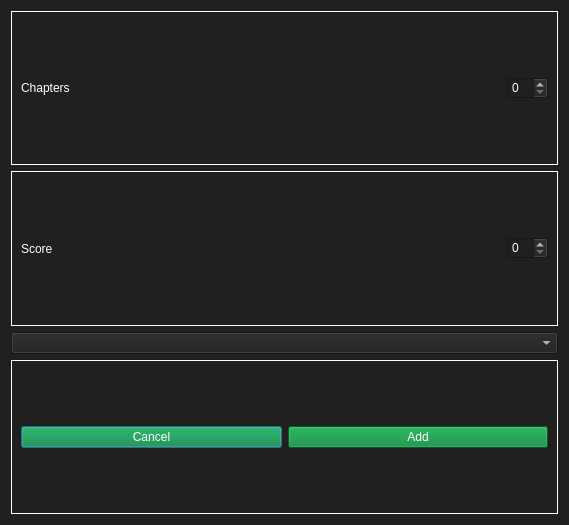
<?xml version="1.0" encoding="UTF-8"?>
<ui version="4.0">
 <class>Dialog</class>
 <widget class="QDialog" name="Dialog">
  <property name="geometry">
   <rect>
    <x>0</x>
    <y>0</y>
    <width>569</width>
    <height>525</height>
   </rect>
  </property>
  <property name="windowTitle">
   <string>Dialog</string>
  </property>
  <property name="styleSheet">
   <string notr="true">color: rgb(255, 255, 255);
background-color: rgb(32, 32, 32);</string>
  </property>
  <layout class="QVBoxLayout" name="verticalLayout">
   <item>
    <widget class="QFrame" name="frame">
     <property name="frameShape">
      <enum>QFrame::Panel</enum>
     </property>
     <property name="frameShadow">
      <enum>QFrame::Plain</enum>
     </property>
     <property name="lineWidth">
      <number>1</number>
     </property>
     <layout class="QHBoxLayout" name="horizontalLayout">
      <item>
       <widget class="QLabel" name="label">
        <property name="text">
         <string>Chapters</string>
        </property>
       </widget>
      </item>
      <item>
       <spacer name="horizontalSpacer">
        <property name="orientation">
         <enum>Qt::Horizontal</enum>
        </property>
        <property name="sizeHint" stdset="0">
         <size>
          <width>433</width>
          <height>20</height>
         </size>
        </property>
       </spacer>
      </item>
      <item>
       <widget class="QSpinBox" name="chapters"/>
      </item>
     </layout>
    </widget>
   </item>
   <item>
    <widget class="QFrame" name="frame_2">
     <property name="frameShape">
      <enum>QFrame::Panel</enum>
     </property>
     <property name="frameShadow">
      <enum>QFrame::Plain</enum>
     </property>
     <layout class="QHBoxLayout" name="horizontalLayout_3">
      <item>
       <widget class="QLabel" name="label_2">
        <property name="text">
         <string>Score</string>
        </property>
       </widget>
      </item>
      <item>
       <spacer name="horizontalSpacer_2">
        <property name="orientation">
         <enum>Qt::Horizontal</enum>
        </property>
        <property name="sizeHint" stdset="0">
         <size>
          <width>450</width>
          <height>20</height>
         </size>
        </property>
       </spacer>
      </item>
      <item>
       <widget class="QSpinBox" name="score">
        <property name="maximum">
         <number>10</number>
        </property>
       </widget>
      </item>
     </layout>
    </widget>
   </item>
   <item>
    <widget class="QComboBox" name="lib_list"/>
   </item>
   <item>
    <widget class="QFrame" name="frame_3">
     <property name="frameShape">
      <enum>QFrame::Panel</enum>
     </property>
     <property name="frameShadow">
      <enum>QFrame::Plain</enum>
     </property>
     <layout class="QHBoxLayout" name="horizontalLayout_2">
      <item>
       <widget class="QPushButton" name="btn_cancel">
        <property name="styleSheet">
         <string notr="true">background-color: rgb(0, 133, 52);
color: rgb(255, 255, 255);</string>
        </property>
        <property name="text">
         <string>Cancel</string>
        </property>
       </widget>
      </item>
      <item>
       <widget class="QPushButton" name="btn_add">
        <property name="styleSheet">
         <string notr="true">background-color: rgb(0, 133, 52);
color: rgb(255, 255, 255);</string>
        </property>
        <property name="text">
         <string>Add</string>
        </property>
       </widget>
      </item>
     </layout>
    </widget>
   </item>
  </layout>
 </widget>
 <resources/>
 <connections/>
</ui>
